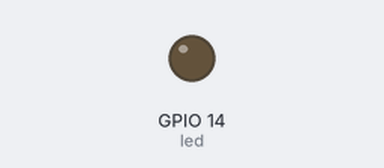
This program was run on a simulated Raspberry Pi (BCM pin numbers). On the bench: output pins drawn as LEDs (lit = HIGH).

Above: at 3.05 s.
At 5.3 s:
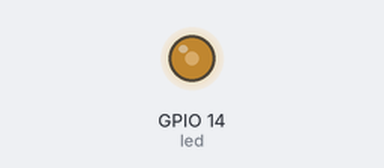
At 7.55 s:
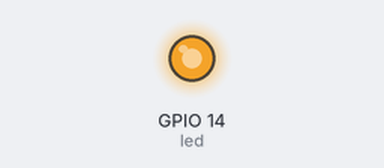
At 12.1 s:
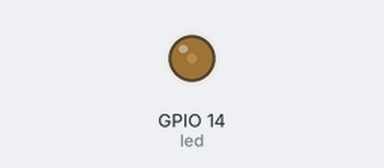
Timing chart, 0 to 16.0 s (numbered marks = the images above):
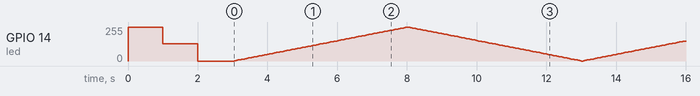

The program:

pwm.py
```python
from gpiozero import PWMLED
from time import sleep

led = PWMLED(14)

led.value = 1   #LED fully on
sleep(1)
led.value = 0.5  #LED half-brightness
sleep(1)
led.value = 0    #LED fully off
sleep(1)

try:
  # fade in and out forever
  while True:
    #fade in
    for duty_cycle in range(0, 100, 1):
      led.value = duty_cycle/100.0
      sleep(0.05)

    #fade out
    for duty_cycle in range(100, 0, -1):
      led.value = duty_cycle/100.0
      sleep(0.05)

except KeyboardInterrupt:
  print("Stop the program and turning off the LED")
  led.value = 0
  pass
```
